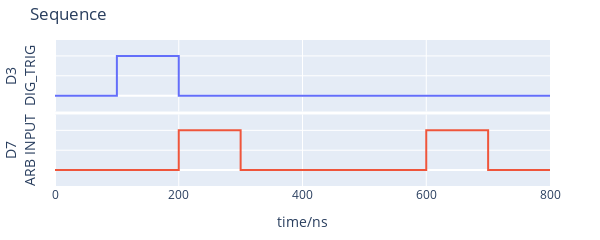

Notebook cell for this chart:
### Code cell
ps.setDigital("DIG_TRIG", trigger_seq) 
ps.setDigital("ARB INPUT", arb_seq) 

ps.setTrigger
ps.plotSeq(plot_all=False)

### Figure 1 — Plotly figure (JSON) as saved in the notebook; plotly's stock layout.template omitted (floating-point values rounded to 4 significant figures)
{"data": [{"line": {"shape": "hv"}, "mode": "lines", "name": "D3", "type": "scatter", "x": [0, 100, 200, 300, 800], "xaxis": "x", "y": [0, 1, 0, 0, 0], "yaxis": "y"}, {"line": {"shape": "hv"}, "mode": "lines", "name": "D7", "type": "scatter", "x": [0, 200, 300, 600, 700, 800], "xaxis": "x2", "y": [0, 1, 0, 1, 0, 0], "yaxis": "y2"}], "layout": {"height": 200, "margin": {"b": 40, "l": 50, "r": 50, "t": 40}, "showlegend": false, "title": {"text": "Sequence"}, "width": 600, "xaxis": {"anchor": "y", "domain": [0, 1], "matches": "x2", "showticklabels": false}, "xaxis2": {"anchor": "y2", "domain": [0, 1], "title": {"text": "time/ns"}}, "yaxis": {"anchor": "x", "domain": [0.51, 1], "range": [-0.4, 1.4], "showticklabels": false, "title": {"text": "D3<br>DIG_TRIG"}}, "yaxis2": {"anchor": "x2", "domain": [0, 0.49], "range": [-0.4, 1.4], "showticklabels": false, "title": {"text": "D7<br>ARB INPUT"}}}}
